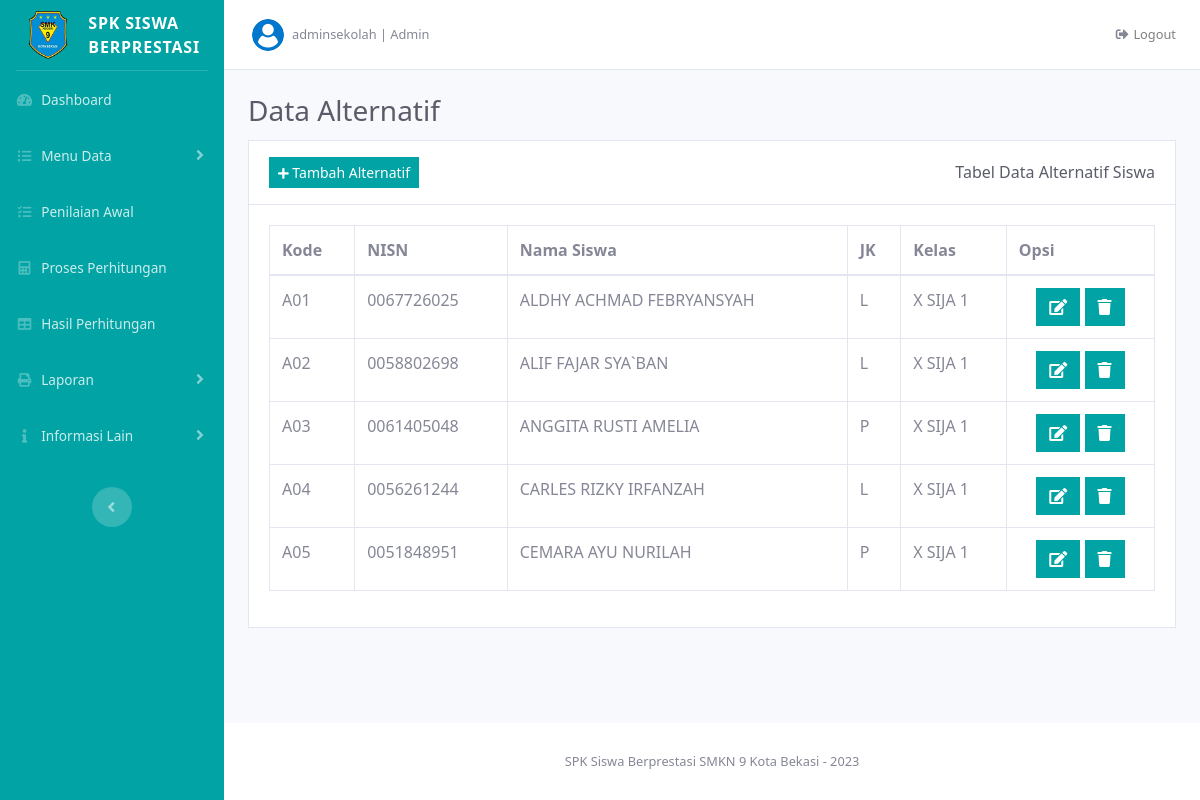
Before: /index.php?page=data_siswa (signed in) with the older database file.
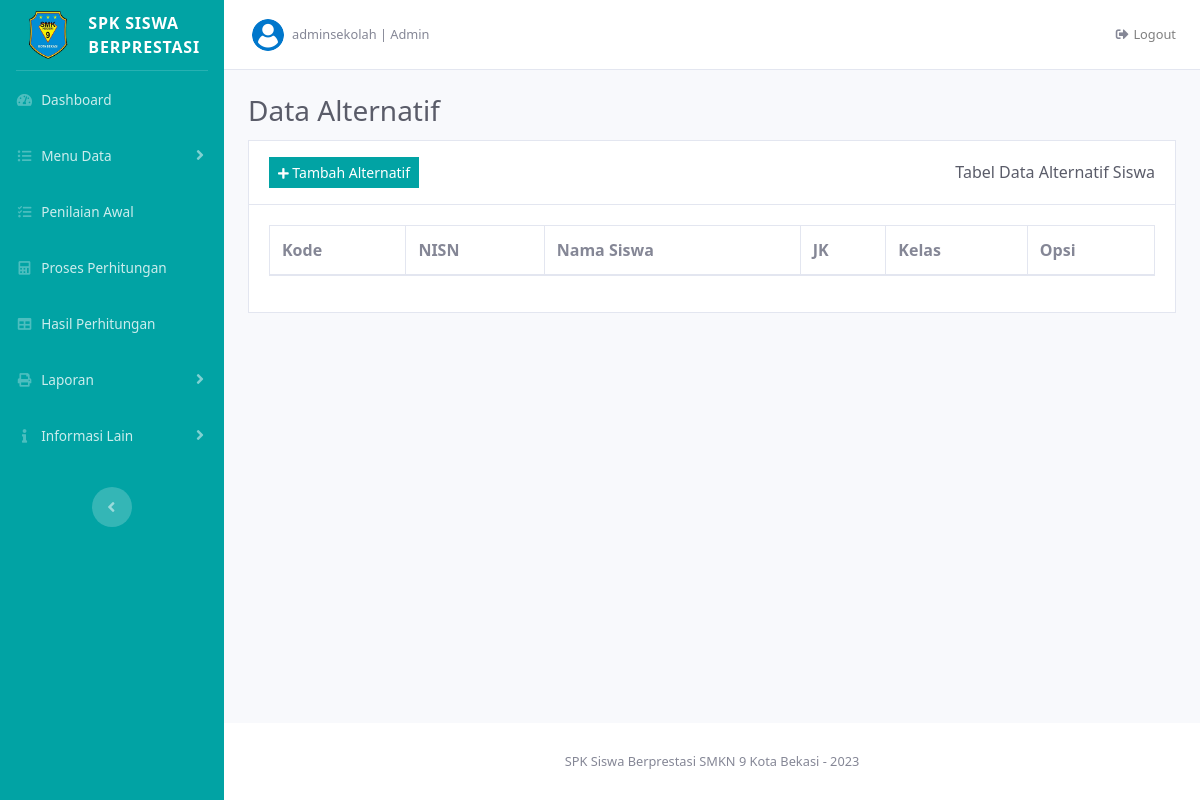
After: the same page with the newer database file.
### tables this page shows
CREATE TABLE `data_alternatif` (
  `ID_Alter` int(15) NOT NULL,
  `NISN` varchar(30) DEFAULT NULL,
  `Nama_Siswa` varchar(100) DEFAULT NULL,
  `JK` varchar(100) DEFAULT NULL,
  `Kelas` varchar(100) DEFAULT NULL
);

### pages/data_alternatif/data_alternatif.php (the view, shortened to what this page needs)
<?php
	$sql = "SELECT * FROM data_alternatif";
	$siswa = mysqli_query($koneksi_db, $sql);
?>
<div class="d-sm-flex align-items-center justify-content-between mb-1">
  <h1 class="h3 text-gray-800">Data Alternatif</h1>
</div>
<div class="card mb-4 rounded-0">
  <div class="card-header bg-white py-3 d-flex align-items-center justify-content-between">
		<a href="index.php?page=tambah_alter" class="btn btn-success btn-square btn-sm rounded-0">
      <i class="fas fa-plus fa-sm"></i> Tambah Alternatif
    </a>
    <h6 class="m-0 text-gray-800 d-none d-sm-block">Tabel Data Alternatif Siswa</h6>
  </div>
  <div class="card-body">
    <div class="table-responsive">
      <table class="table table-bordered" id="dataTable" width="100%" cellspacing="0">
        <thead>
          <tr>
            <th class="text-nowrap">Kode</th>
            <th class="text-nowrap">NISN</th>
            <th class="text-nowrap">Nama Siswa</th>
            <th class="text-nowrap">JK</th>
            <th class="text-nowrap">Kelas</th>
            <th class="text-nowrap">Opsi</th>
          </tr>
        </thead>
        <tbody>
      		<?php
      			$no = 0;
      			while ($alter = mysqli_fetch_assoc($siswa)) :
      			$no++;
      		?>
            <tr>
              <td class="text-nowrap"><?= 'A'. $kode = str_pad($no, 2, '0', STR_PAD_LEFT); ?></td>
              <td class="text-nowrap"><?= $alter['NISN']; ?></td>
              <td class="text-nowrap"><?= $alter['Nama_Siswa']; ?></td>
              <td class="text-nowrap"><?= $alter['JK']; ?></td>
              <td class="text-nowrap"><?= $alter['Kelas']; ?></td>
              <td class="text-center text-nowrap">
              	<a href="index.php?page=edit_alter&edit=<?= $alter['ID_Alter']; ?>" title="Edit Alternatif" class="btn btn-success btn-square rounded-0">
                    <i class="fas fa-edit"></i>
                </a>
                <button class="btn btn-success btn-square rounded-0" title="Hapus Alternatif" data-toggle="modal" data-target="#hapusid<?= $alter['ID_Alter']; ?>">
                    <i class="fas fa-trash"></i>
                </button>
              </td>
            </tr>
        	<?php
        		endwhile;
        	?>
        </tbody>
      </table>
    </div>
  </div>
</div>

### index.php (shortened to what this page needs)
<!DOCTYPE html>
<html lang="en">
<head>
    <link href="assets/vendor/fontawesome-free/css/all.min.css" rel="stylesheet" type="text/css">
    <link href="assets/css/sb-admin-2.min.css" rel="stylesheet">
    <link href="assets/vendor/datatables/dataTables.bootstrap4.min.css" rel="stylesheet">
</head>
<body id="page-top">
    <div id="wrapper">
        <ul class="navbar-nav bg-gradient sidebar sidebar-dark accordion" id="accordionSidebar">
            <a class="sidebar-brand d-flex align-items-center justify-content-center" href="index.php?page=dashboard">
                <div class="sidebar-brand-icon p-2">
                    <img src="assets/img/SMKN9_Bekasi.png" alt="" class="img-profile w-100">
                </div>
                <div class="sidebar-brand-text mx-2 text-left font-weight-bold">SPK Siswa Berprestasi</div>
            </a>
            <hr class="sidebar-divider my-0">
            <?php require 'template/sidebar_menu.php'; ?>
            <div class="text-center d-none d-md-inline mt-4">
                <button class="rounded-circle border-0" id="sidebarToggle"></button>
            </div>
        </ul>
        <div id="content-wrapper" class="d-flex flex-column">
            <div id="content">
                <nav class="navbar navbar-expand navbar-light bg-white topbar mb-4 static-top border-bottom">
                <?php require 'template/navbar.php'; ?>
                </nav>
                <div class="container-fluid">
                    <?php require 'config/control_pages.php'; ?>
                </div>
            </div>
            <footer class="sticky-footer bg-white">
                <div class="container my-auto">
                    <div class="copyright text-center my-auto">
                        <span>SPK Siswa Berprestasi SMKN 9 Kota Bekasi - 2023</span>
                    </div>
                </div>
            </footer>
        </div>
    </div>
</body>
</html>

### template/sidebar_menu.php (shortened to what this page needs)
<?php
    if (@$_GET['page'] == 'dashboard') {
        $activ1 = 'active';
        $activ2 = '';
        $activ3 = '';
        $activ4 = '';
        $activ5 = '';
        $activ6 = '';
        $activ7 = '';
    } else {
        $activ1 = '';
        $activ2 = '';
        $activ3 = '';
        $activ4 = '';
        $activ5 = '';
        $activ6 = '';
        $activ7 = '';
    }
?>
<li class="nav-item <?= $activ1 ?>">
    <a class="nav-link" href="index.php?page=dashboard">
        <i class="fas fa-fw fa-tachometer-alt"></i>
        <span>Dashboard</span></a>
</li>
<li class="nav-item <?= $activ2 ?>">
    <a class="nav-link collapsed" href="?page=menu_data" data-toggle="collapse" data-target="#collapseTwo"
        aria-expanded="true" aria-controls="collapseTwo">
        <i class="fas fa-fw fa-list-ul"></i>
        <span>Menu Data</span>
    </a>
</li>
<li class="nav-item <?= $activ3 ?>">
    <a class="nav-link collapsed" href="index.php?page=data_penilaian"
        aria-expanded="true" aria-controls="collapseUtilities">
        <i class="fas fa-fw fa-tasks"></i>
        <span>Penilaian Awal</span>
    </a>
</li>
<li class="nav-item <?= $activ4 ?>">
    <a class="nav-link collapsed" href="index.php?page=proses_perhitungan"
        aria-expanded="true" aria-controls="collapseUtilities">
        <i class="fas fa-fw fa-calculator"></i>
        <span>Proses Perhitungan</span>
    </a>
</li>
<li class="nav-item <?= $activ5 ?>">
    <a class="nav-link collapsed" href="index.php?page=hasil_perhitungan"
        aria-expanded="true" aria-controls="collapsePages">
        <i class="fas fa-fw fa-table"></i>
        <span>Hasil Perhitungan</span>
    </a>
</li>
<li class="nav-item <?= $activ6 ?>">
    <a class="nav-link collapsed" href="?page=laporan" data-toggle="collapse" data-target="#collapsePageslaporan"
        aria-expanded="true" aria-controls="collapsePages">
        <i class="fas fa-fw fa-print"></i>
        <span>Laporan</span>
    </a>
</li>
<li class="nav-item <?= $activ7 ?>">
    <a class="nav-link collapsed" href="?page=informasi" data-toggle="collapse" data-target="#collapsePages4"
        aria-expanded="true" aria-controls="collapsePages">
        <i class="fas fa-fw fa-info"></i>
        <span>Informasi Lain</span>
    </a>
</li>

### template/navbar.php (shortened to what this page needs)
<ul class="navbar-nav mr-auto">
    <li class="nav-item dropdown no-arrow">
        <a class="nav-link dropdown-toggle" href="#" id="userDropdown" role="button"
            data-toggle="dropdown" aria-haspopup="true" aria-expanded="false">
            <img class="img-profile rounded-circle"
                src="assets/img/user_2.png">
            <span class="ml-2 d-none d-md-inline text-gray-600 small"><?= $_SESSION['user']; ?> | Admin</span>
        </a>
    </li>
</ul>
<ul class="navbar-nav ml-auto">
    <a class="nav-link small" href="#" data-toggle="modal" data-target="#logoutModal"
    style="text-decoration: none;">
        <i class="fas fa-sign-out-alt fa-fw text-gray-600"></i> Logout
    </a>
</ul>

### config/control_pages.php (shortened to what this page needs)
<?php
	require 'connect_db.php';
	if (isset($_GET['page'])) {
		$pages = $_GET['page'];
		if ($pages === 'dashboard') {
			include 'pages/dashboard/dashboard.php';
		}
		else if ($pages === 'data_siswa') {
			include 'pages/data_alternatif/data_alternatif.php';
		}
	} else {
		include 'pages/dashboard/dashboard.php';
	}
?>

### index.php (style rules this page uses)
* { font-family: "Segoe UI", Frutiger, "Frutiger Linotype", "Dejavu Sans", "Helvetica Neue", Arial, sans-serif; }
.sidebar { background-color: #01a3a4; }
.btn-success { background-color: #01a3a4; border-color: #01a3a4; }

Changed rows visible on the page:
removed data_alternatif: no "01", NISN "0067726025", Nama_Siswa "ALDHY ACHMAD FEBRYANSYAH", JK "L", Kelas "X SIJA 1"
removed data_alternatif: no "02", NISN "0058802698", Nama_Siswa "ALIF FAJAR SYA`BAN", JK "L", Kelas "X SIJA 1"
removed data_alternatif: no "03", NISN "0061405048", Nama_Siswa "ANGGITA RUSTI AMELIA", JK "P", Kelas "X SIJA 1"
removed data_alternatif: no "04", NISN "0056261244", Nama_Siswa "CARLES RIZKY IRFANZAH", JK "L", Kelas "X SIJA 1"
removed data_alternatif: no "05", NISN "0051848951", Nama_Siswa "CEMARA AYU NURILAH", JK "P", Kelas "X SIJA 1"
